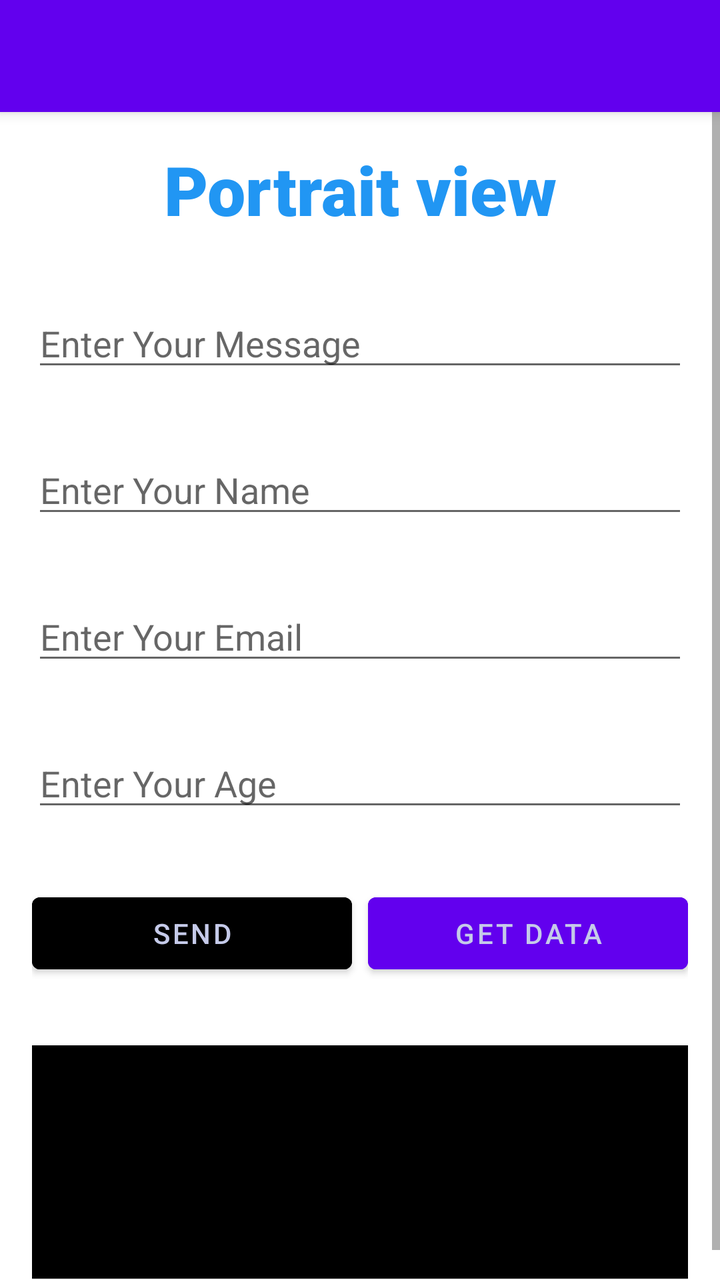
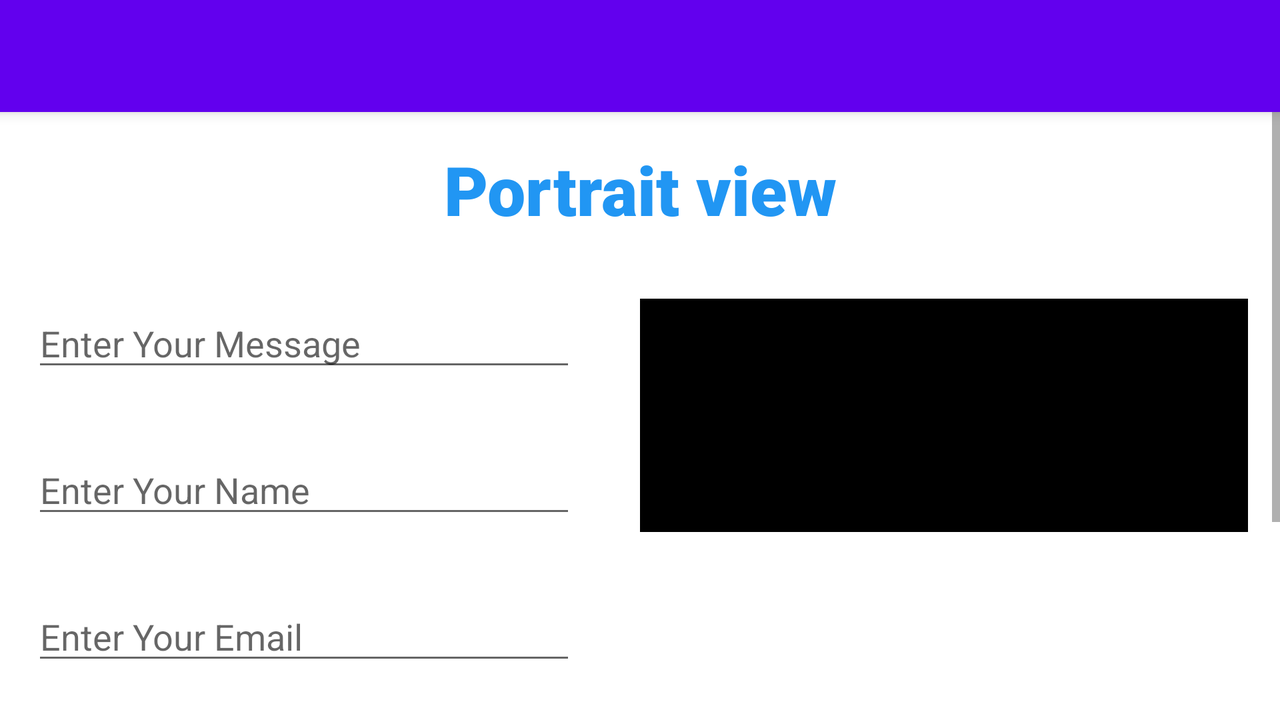

An Android layout and its configuration variant, each rendered on a device that would load it. The default file and the variant file are quoted in full after the pictures.
<!-- AndroidManifest.xml: application theme Theme.Practica1 -->
<!-- res/layout/activity_main.xml -->
<?xml version="1.0" encoding="utf-8"?>
<LinearLayout
    xmlns:android="http://schemas.android.com/apk/res/android"
    xmlns:app="http://schemas.android.com/apk/res-auto"
    xmlns:tools="http://schemas.android.com/tools"
    android:layout_width="match_parent"
    android:layout_height="match_parent"
    android:orientation="vertical"
    tools:context=".MainActivity">

    <include
        layout="@layout/toolbar"
        />
    <ScrollView
        android:layout_width="match_parent"
        android:layout_height="wrap_content"
        android:scrollbars="vertical"
        >
        <LinearLayout
            android:layout_width="match_parent"
            android:layout_height="wrap_content"
            android:orientation="vertical"
            >

    <TextView
        android:layout_width="match_parent"
        android:layout_height="wrap_content"
        android:layout_margin="16dp"
        android:fontFamily="sans-serif-black"
        android:gravity="center_horizontal"
        android:text="Portrait view"
        android:textColor="#2196F3"
        android:textSize="34sp"
        android:textStyle="bold"
        android:autoSizeTextType="uniform"
        />

    <EditText
        android:id="@+id/edtMessage"
        android:layout_width="match_parent"
        android:layout_height="wrap_content"
        android:hint="Enter Your Message"
        android:inputType="textImeMultiLine"
        android:maxLines="8"
        android:minLines="6"
        android:layout_margin="16dp"
        />

    <EditText
        android:id="@+id/edtPersonName"
        android:layout_width="match_parent"
        android:layout_height="wrap_content"
        android:hint="Enter Your Name"
        android:inputType="text"
        android:layout_margin="16dp"
        />

    <EditText
        android:id="@+id/edtPersonEmail"
        android:layout_width="match_parent"
        android:layout_height="wrap_content"
        android:hint="Enter Your Email"
        android:inputType="textEmailAddress"
        android:layout_margin="16dp"
    />
    <EditText
        android:id="@+id/edtPersonAge"
        android:layout_width="match_parent"
        android:layout_height="wrap_content"
        android:hint="Enter Your Age"
        android:inputType="number"
        android:layout_margin="16dp"
        />

    <LinearLayout
        android:layout_width="match_parent"
        android:layout_height="wrap_content"
        android:orientation="horizontal"
        android:layout_margin="16dp"
        >

        <Button
            android:id="@+id/btnSend"
            android:layout_width="0dp"
            android:layout_height="wrap_content"
            android:layout_marginRight="4dp"
            android:layout_weight="1"
            android:backgroundTint="@color/black"
            android:text="Send"
            android:textColor="@color/light_primary_color"/>

        <Button
            android:id="@+id/btnGetData"
            android:layout_width="0dp"
            android:layout_height="wrap_content"
            android:layout_marginLeft="4dp"
            android:layout_weight="1"
            android:backgroundTint="@color/design_default_color_primary"
            android:text="Get Data"
            android:textColor="@color/light_primary_color"/>
    </LinearLayout>
    <TextView
        android:id="@+id/tvResult"
        android:layout_width="match_parent"
        android:layout_height="wrap_content"
        android:inputType="textMultiLine"
        android:maxLines="8"
        android:minLines="6"
        android:textColor="#2196F3"
        android:background="@color/black"
        android:layout_margin="16dp"
        android:padding="8dp"
        />
        </LinearLayout>
    </ScrollView>
</LinearLayout>
<!-- res/layout/toolbar.xml (included above) -->
<?xml version="1.0" encoding="utf-8"?>
<androidx.appcompat.widget.Toolbar
    xmlns:android="http://schemas.android.com/apk/res/android"
    xmlns:app="http://schemas.android.com/apk/res-auto"
    android:layout_width="match_parent"
    android:layout_height="?attr/actionBarSize"
    android:id="@+id/toolbar"
    android:background="@color/design_default_color_primary"
    android:elevation="4dp"
    android:theme="@style/ThemeOverlay.AppCompat.Dark"
    app:popupTheme="@style/ThemeOverlay.AppCompat.Light"
    android:minHeight="?attr/actionBarSize">

</androidx.appcompat.widget.Toolbar>
<!-- resources referenced by this layout -->
<resources>
  <color name="black">#FF000000</color>
  <color name="light_primary_color">#C5CAE9</color>
  <style name="Theme.Practica1" parent="Theme.MaterialComponents.DayNight.NoActionBar">
          
          <item name="colorPrimary">@color/black</item>
          <item name="colorPrimaryVariant">@color/purple_700</item>
          <item name="colorOnPrimary">@color/white</item>
          
          <item name="colorSecondary">@color/teal_200</item>
          <item name="colorSecondaryVariant">@color/teal_700</item>
          <item name="colorOnSecondary">@color/black</item>
          
          <item name="android:statusBarColor" tools:targetApi="l">@color/purple_700</item>
          
      </style>
  <color name="purple_700">#FF3700B3</color>
  <color name="white">#FFFFFFFF</color>
  <color name="teal_200">#FF03DAC5</color>
  <color name="teal_700">#FF018786</color>
</resources>
<!-- res/layout-land/activity_main.xml (the repository's variant of the layout above) -->
<!-- drawn on the phone turned sideways -->
<?xml version="1.0" encoding="utf-8"?>
<LinearLayout
    xmlns:android="http://schemas.android.com/apk/res/android"
    xmlns:app="http://schemas.android.com/apk/res-auto"
    xmlns:tools="http://schemas.android.com/tools"
    android:layout_width="match_parent"
    android:layout_height="match_parent"
    android:orientation="vertical"
    tools:context=".MainActivity">

    <include
        layout="@layout/toolbar"
        />
    <ScrollView
        android:layout_width="match_parent"
        android:layout_height="wrap_content"
        android:scrollbars="vertical"
        >
        <LinearLayout
            android:layout_width="match_parent"
            android:layout_height="wrap_content"
            android:orientation="vertical"
            >

    <TextView
        android:layout_width="match_parent"
        android:layout_height="wrap_content"
        android:layout_margin="16dp"
        android:fontFamily="sans-serif-black"
        android:gravity="center_horizontal"
        android:text="Portrait view"
        android:textColor="#2196F3"
        android:textSize="34sp"
        android:textStyle="bold"
        />
            <LinearLayout
                android:layout_width="match_parent"
                android:layout_height="wrap_content"
                android:orientation="horizontal">
                
                <LinearLayout
                    android:layout_width="0dp"
                    android:layout_weight="1"
                    android:layout_height="wrap_content"
                    android:orientation="vertical"
                    >

                    <EditText
                        android:id="@+id/edtMessage"
                        android:layout_width="match_parent"
                        android:layout_height="wrap_content"
                        android:hint="Enter Your Message"
                        android:inputType="textImeMultiLine"
                        android:maxLines="8"
                        android:minLines="6"
                        android:layout_margin="16dp"
                        />

                    <EditText
                        android:id="@+id/edtPersonName"
                        android:layout_width="match_parent"
                        android:layout_height="wrap_content"
                        android:hint="Enter Your Name"
                        android:inputType="text"
                        android:layout_margin="16dp"
                        />

                    <EditText
                        android:id="@+id/edtPersonEmail"
                        android:layout_width="match_parent"
                        android:layout_height="wrap_content"
                        android:hint="Enter Your Email"
                        android:inputType="textEmailAddress"
                        android:layout_margin="16dp"
                        />
                    <EditText
                        android:id="@+id/edtPersonAge"
                        android:layout_width="match_parent"
                        android:layout_height="wrap_content"
                        android:hint="Enter Your Age"
                        android:inputType="number"
                        android:layout_margin="16dp"
                        />

                    <LinearLayout
                        android:layout_width="match_parent"
                        android:layout_height="wrap_content"
                        android:orientation="horizontal"
                        android:layout_margin="16dp"
                        >

                        <Button
                            android:id="@+id/btnSend"
                            android:layout_width="0dp"
                            android:layout_height="wrap_content"
                            android:layout_marginRight="4dp"
                            android:layout_weight="1"
                            android:backgroundTint="@color/black"
                            android:text="Send"
                            android:textColor="@color/light_primary_color"/>

                        <Button
                            android:id="@+id/btnGetData"
                            android:layout_width="0dp"
                            android:layout_height="wrap_content"
                            android:layout_marginLeft="4dp"
                            android:layout_weight="1"
                            android:backgroundTint="@color/design_default_color_primary"
                            android:text="Get Data"
                            android:textColor="@color/light_primary_color"/>
                    </LinearLayout>
                </LinearLayout>

                <TextView
                    android:id="@+id/tvResult"
                    android:layout_width="0dp"
                    android:layout_weight="1"
                    android:layout_height="wrap_content"
                    android:inputType="textMultiLine"
                    android:maxLines="8"
                    android:minLines="6"
                    android:textColor="#2196F3"
                    android:background="@color/black"
                    android:layout_margin="16dp"
                    android:padding="8dp"
                    />
            </LinearLayout>

        </LinearLayout>
    </ScrollView>
</LinearLayout>
